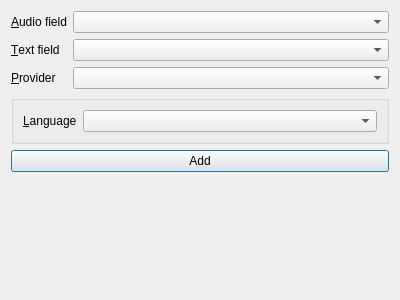
<?xml version="1.0" encoding="UTF-8"?>
<ui version="4.0">
 <class>Dialog</class>
 <widget class="QDialog" name="Dialog">
  <property name="geometry">
   <rect>
    <x>0</x>
    <y>0</y>
    <width>400</width>
    <height>300</height>
   </rect>
  </property>
  <property name="windowTitle">
   <string>Dialog</string>
  </property>
  <layout class="QFormLayout" name="formLayout">
   <item row="0" column="0">
    <widget class="QLabel" name="label">
     <property name="text">
      <string>&amp;Audio field</string>
     </property>
     <property name="buddy">
      <cstring>audioField</cstring>
     </property>
    </widget>
   </item>
   <item row="0" column="1">
    <widget class="QComboBox" name="audioField"/>
   </item>
   <item row="1" column="0">
    <widget class="QLabel" name="label_2">
     <property name="text">
      <string>&amp;Text field</string>
     </property>
     <property name="buddy">
      <cstring>textField</cstring>
     </property>
    </widget>
   </item>
   <item row="1" column="1">
    <widget class="QComboBox" name="textField"/>
   </item>
   <item row="2" column="0">
    <widget class="QLabel" name="label_3">
     <property name="text">
      <string>&amp;Provider</string>
     </property>
     <property name="buddy">
      <cstring>provider</cstring>
     </property>
    </widget>
   </item>
   <item row="2" column="1">
    <widget class="QComboBox" name="provider"/>
   </item>
   <item row="3" column="0" colspan="2">
    <widget class="QGroupBox" name="groupBox">
     <property name="title">
      <string/>
     </property>
     <layout class="QFormLayout" name="formLayout_2">
      <item row="0" column="0">
       <widget class="QLabel" name="label_4">
        <property name="text">
         <string>&amp;Language</string>
        </property>
        <property name="buddy">
         <cstring>lang</cstring>
        </property>
       </widget>
      </item>
      <item row="0" column="1">
       <widget class="QComboBox" name="lang"/>
      </item>
     </layout>
    </widget>
   </item>
   <item row="4" column="0" colspan="2">
    <widget class="QPushButton" name="addButton">
     <property name="text">
      <string>Add</string>
     </property>
     <property name="default">
      <bool>true</bool>
     </property>
    </widget>
   </item>
  </layout>
 </widget>
 <tabstops>
  <tabstop>audioField</tabstop>
  <tabstop>textField</tabstop>
  <tabstop>provider</tabstop>
  <tabstop>lang</tabstop>
  <tabstop>addButton</tabstop>
 </tabstops>
 <resources/>
 <connections/>
</ui>
